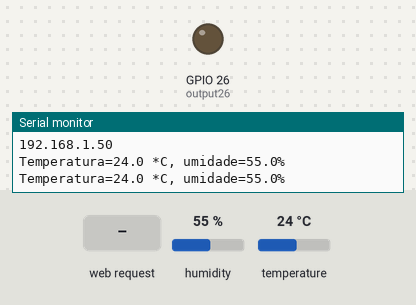
Simulated run of this sketch. Board: ESP32. Shown: output pins drawn as LEDs (lit = HIGH), the last lines printed to the serial monitor. Inputs (shaded band) come from the test bench; at power-on: humidity 55 %, temperature 24 °C. WiFi joins after 1.5 s; servers stay silent unless stated.

Above: at 2.7 s.
2.8 s: HTTP request GET /26/on received
At 3.8 s:
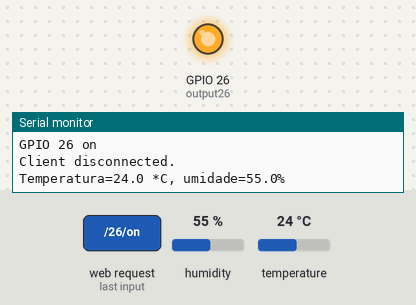
5.0 s: HTTP request GET /26/off received
At 6.9 s:
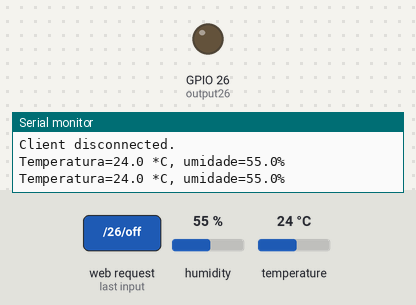
Timing chart, 0 to 8.4 s (numbered marks = the images above; inputs shaded):
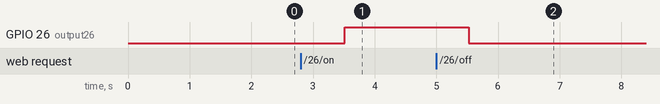

Measured:
- after the input at 2.8 s, GPIO 26 (output26): LOW → HIGH after 0.71 s
- after the input at 5.0 s, GPIO 26 (output26): HIGH → LOW after 0.52 s

The sketch:

Aula_17_ESP32_WiFi_Web_Server.ino
```cpp
#include <WiFi.h>
#include <DHT.h>
#include <String.h>

//Definição do DHT11
#define DHTPIN 4 // pino de dados do DHT22
#define DHTTYPE DHT22 // define o tipo de sensor, no caso DHT22

DHT dht(DHTPIN, DHTTYPE);

// Replace with your network credentials
const char* ssid = "nnnx2";
const char* password = "casa136asac";

float humidity;
float temperature;
bool deviceConnected = false;
String textoS;

// Set web server port number to 80
WiFiServer server(80);

// Variable to store the HTTP request
String header;

// Auxiliar variables to store the current output state
String output26State = "off";

// Assign output variables to GPIO pins
const int output26 = 26;

// Current time
unsigned long currentTime = millis();
// Previous time
unsigned long previousTime = 0;
// Define timeout time in milliseconds (example: 2000ms = 2s)
const long timeoutTime = 2000;


void setup() {
  Serial.begin(115200);

//  Serial.println(F("DHTxx test!"));
   dht.begin();

  // Initialize the output variables as outputs
  pinMode(output26, OUTPUT);

  digitalWrite(output26, LOW);

  // Connect to Wi-Fi network with SSID and password
  Serial.print("Connecting to ");
  Serial.println(ssid);
  WiFi.begin(ssid, password);
  while (WiFi.status() != WL_CONNECTED) {
    delay(500);
    Serial.print(".");
  }
  // Print local IP address and start web server
  Serial.println("");
  Serial.println("WiFi connected.");
  Serial.println("IP address: ");
  Serial.println(WiFi.localIP());
  server.begin();
}

void loop(){

  leDht();    // funçao dht
//
  WiFiClient client = server.available();   // Listen for incoming clients

  if (client) {                             // If a new client connects,
    currentTime = millis();
    previousTime = currentTime;
    Serial.println("New Client.");          // print a message out in the serial port
    String currentLine = "";                // make a String to hold incoming data from the client
    while (client.connected() && currentTime - previousTime <= timeoutTime) {  // loop while the client's connected
      currentTime = millis();
      if (client.available()) {             // if there's bytes to read from the client,
        char c = client.read();             // read a byte, then
        Serial.write(c);                    // print it out the serial monitor
        header += c;
        if (c == '\n') {                    // if the byte is a newline character
          // if the current line is blank, you got two newline characters in a row.
          // that's the end of the client HTTP request, so send a response:
          if (currentLine.length() == 0) {
            // HTTP headers always start with a response code (e.g. HTTP/1.1 200 OK)
            // and a content-type so the client knows what's coming, then a blank line:
            client.println("HTTP/1.1 200 OK");
            client.println("Content-type:text/html");
            client.println("Connection: close");
            client.println();

            // turns the GPIOs on and off
            if (header.indexOf("GET /26/on") >= 0) {
              Serial.println("GPIO 26 on");
              output26State = "on";
              digitalWrite(output26, HIGH);
            }

            else if (header.indexOf("GET /26/off") >= 0) {
              Serial.println("GPIO 26 off");
              //Serial.println("Leitura Dht off");
              output26State = "off";
              digitalWrite(output26, LOW);
            }

            // Display the HTML web page
            client.println("<!DOCTYPE html><html>");
            client.println("<head><meta name=\"viewport\" content=\"width=device-width, initial-scale=1\">");
            client.println("<link rel=\"icon\" href=\"data:,\">");
            // CSS to style the on/off buttons
            // Feel free to change the background-color and font-size attributes to fit your preferences
            client.println("<style>html { font-family: Helvetica; display: inline-block; margin: 0px auto; text-align: center;}");
            client.println(".button { background-color: #4CAF50; border: none; color: blue; padding: 16px 80px;");
            client.println("text-decoration: none; font-size: 60px; margin: 16px; cursor: pointer;}");
            client.println(".button2 {background-color: #ff0000;}</style></head>");

            // Web Page Heading
            client.println("<body><h1>ESP32 Web Server</h1>");

            // Display current state, and ON/OFF buttons for GPIO 26
             client.println("<p>GPIO 26 - State " + output26State + "</p>");
            // If the output26State is off, it displays the ON button
            if (output26State=="off") {
//              client.println("<p> dht off</p>");
              client.println("<p><a href=\"/26/on\"><button class=\"button\">ON</button></a></p>");
            } else {
//              client.println("<p>" + textoS + "</p>");
              client.println("<p><a href=\"/26/off\"><button class=\"button button2\">OFF</button></a></p>");
            }


       client.println("</body></html>");

            // The HTTP response ends with another blank line
            client.println();
            // Break out of the while loop
            break;
          }

          else { // if you got a newline, then clear currentLine
            currentLine = "";
          }


        }

        else if (c != '\r') {  // if you got anything else but a carriage return character,
          currentLine += c;      // add it to the end of the currentLine
        }
      }
    }
    // Clear the header variable
    header = "";
    // Close the connection
    client.stop();
    Serial.println("Client disconnected.");
    Serial.println("");
  }
}

void leDht(){


    humidity = dht.readHumidity();
    temperature = dht.readTemperature();
    // testa se retorno é valido, caso contrário algo está errado.
    if (isnan(temperature) || isnan(humidity))
    {
      Serial.println("Failed to read from DHT");
    }
    else
    {
//      Serial.print("Umidade: ");
//      Serial.print(humidity);
//      Serial.print(" %\t");
//      Serial.print("Temperatura: ");
//      Serial.print(temperature);
//      Serial.println(" *C");
    }

    char texto[45];
    sprintf(texto, "Temperatura=%.1f *C, umidade=%.1f%%", temperature,humidity );
//     Serial.print(texto);

     textoS=String(texto);

//    Serial.print("* Dado enviado: ");
    Serial.println(textoS);
//    Serial.println(" *");

  delay(1000);
   }
```
